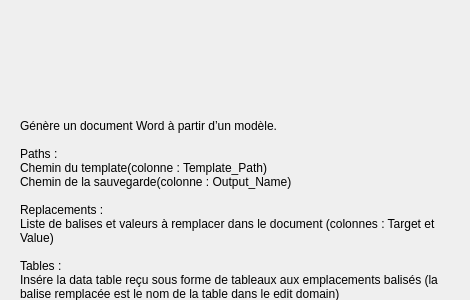
<?xml version="1.0" encoding="UTF-8"?>
<ui version="4.0">
 <class>Form</class>
 <widget class="QWidget" name="Form">
  <property name="geometry">
   <rect>
    <x>0</x>
    <y>0</y>
    <width>470</width>
    <height>300</height>
   </rect>
  </property>
  <property name="windowTitle">
   <string>Form</string>
  </property>
  <widget class="QLabel" name="Description">
   <property name="geometry">
    <rect>
     <x>20</x>
     <y>40</y>
     <width>431</width>
     <height>381</height>
    </rect>
   </property>
   <property name="text">
    <string>Génère un document Word à partir d’un modèle.

Paths :
Chemin du template(colonne : Template_Path)
Chemin de la sauvegarde(colonne : Output_Name)

Replacements : 
Liste de balises et valeurs à remplacer dans le document (colonnes : Target et Value)

Tables :
Insére la data table reçu sous forme de tableaux aux emplacements balisés (la balise remplacée est le nom de la table dans le edit domain)

Sortie : 
Chemin du fichier Word généré.</string>
   </property>
   <property name="textFormat">
    <enum>Qt::AutoText</enum>
   </property>
   <property name="alignment">
    <set>Qt::AlignLeading|Qt::AlignLeft|Qt::AlignVCenter</set>
   </property>
   <property name="wordWrap">
    <bool>true</bool>
   </property>
  </widget>
 </widget>
 <resources/>
 <connections/>
</ui>
